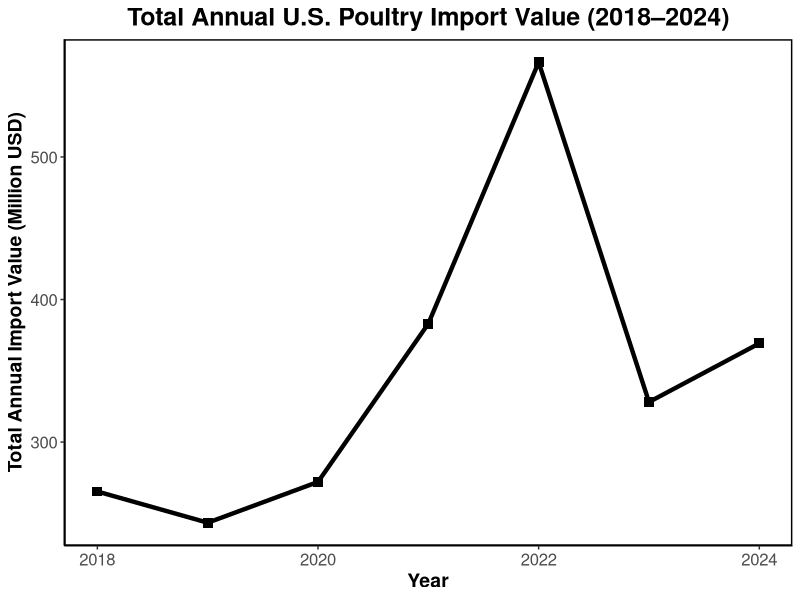
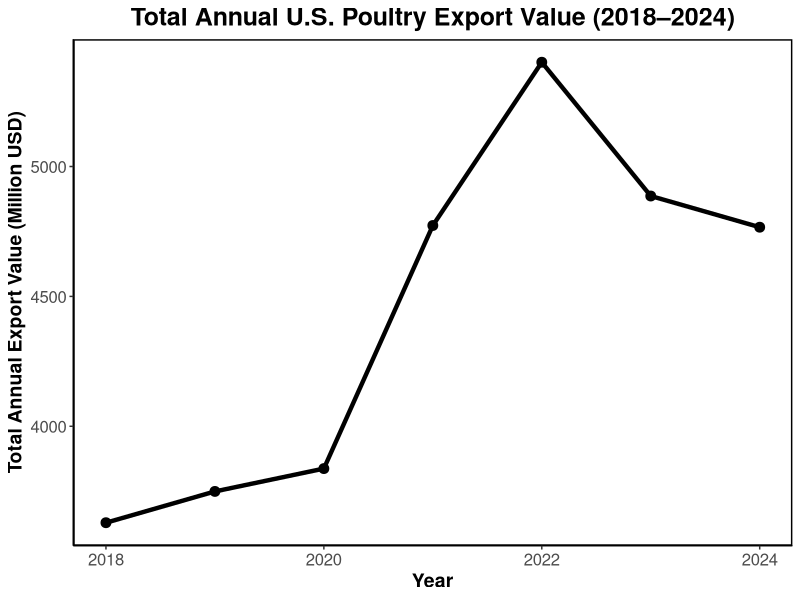

The R script that drew these images, in order:
## ---- chunk 1

library(dplyr)
library(tidyr)
library(ggplot2)

PoultryData <- read.csv("../Data/03_assignment_data.csv")
# glimpse(PoultryData)
# colnames(PoultryData)
# identical(PoultryData$qty, PoultryData$net_wgt)

PoultryDataClean <- PoultryData %>% 
  mutate(
    qty_mg = qty/1000
    ) %>%
  dplyr::select(
    ref_year,
    flow_desc, 
    partner_desc, 
    primary_value, 
    qty_mg
    ) %>%
  arrange(
    flow_desc
    )

head(PoultryDataClean)
## ---- chunk 2
PoultryDataClean_Import <- filter(PoultryDataClean,
                              flow_desc == "Import",
                              ref_year >= 2018,
                              ref_year <= 2024
                                  )

PoultryDataClean_Import

PoultryDataClean_Import_CountryNum <- n_distinct(PoultryDataClean_Import$partner_desc)

PoultryDataClean_Import_CountryNum

## ---- chunk 3

Tradevalues_Import <- PoultryDataClean_Import %>%
  dplyr::select(
                partner_desc,
                ref_year,
                primary_value
                )

Tradevalues_Import

Tradevalues_Import_min <- arrange(
                                  Tradevalues_Import,
                                  primary_value
                                  ) %>%
  slice(1)

Tradevalues_Import_min

Tradevalues_Import_max <- arrange(
                                  Tradevalues_Import, 
                                  desc(primary_value)
                                  ) %>%
  slice(1)

Tradevalues_Import_max

## ---- chunk 4

TopfiveCountry_Import_2018 <- PoultryDataClean_Import %>%
  filter(ref_year == 2018) %>%
  group_by(partner_desc) %>%
  summarise(
    qty = sum(qty_mg),
    tradevalue = sum(primary_value)) %>%
  arrange(desc(qty)) %>%
  slice(1:5)

TopfiveCountry_Import_2018
  
TopfiveCountry_Import_2024 <- PoultryDataClean_Import %>%
  filter(ref_year == 2024) %>%
  group_by(partner_desc) %>%
  summarise(
    qty = sum(qty_mg),
    tradevalue = sum(primary_value)) %>%
  arrange(desc(qty)) %>%
  slice(1:5)

TopfiveCountry_Import_2024

## ---- chunk 5

TotalImportValue_Country <- PoultryDataClean_Import %>%
  dplyr::select(partner_desc,
                primary_value
                ) %>%
  group_by(partner_desc) %>%
  summarise(Total_import_tradevalue = sum(primary_value)) %>%
  arrange(desc(Total_import_tradevalue))

TotalImportValue_Country

## ---- chunk 6

TotalImportValue_Yearly <- PoultryDataClean_Import %>%
  dplyr::select(ref_year,
                primary_value
                ) %>%
  group_by(ref_year) %>%
  summarise(Total_import_tradevalue = sum(primary_value)) %>%
  arrange(desc(Total_import_tradevalue))

TotalImportValue_Yearly

## ---- chunk 7

TotalImportValue_Yearly_1 <- mutate(TotalImportValue_Yearly,
                                    Total_import_tradevalue_million = Total_import_tradevalue/1000000)

TotalImportValue_Yearly_1

ggplot(data = TotalImportValue_Yearly_1,
       aes(x = ref_year,
           y = Total_import_tradevalue_million)
       ) + 
  geom_line(color = "black",
                 linewidth = 1.5) +
  geom_point(color = "black",
             size = 3,
             shape = 15) +
  labs(x = "Year",
       y = "Total Annual Import Value (Million USD)",
       title = "Total Annual U.S. Poultry Import Value (2018–2024)") +
  theme_classic() +
  theme(plot.title = element_text(hjust = 0.5, size = 18, face = "bold"),
        axis.title = element_text(size = 14, face = "bold"),
        axis.text = element_text(size = 12),
        panel.border = element_rect(color = "black", fill = NA, linewidth = 1)
        )

## ---- chunk 8

PoultryDataClean_Export <- filter(PoultryDataClean,
                              flow_desc == "Export",
                              ref_year >= 2018,
                              ref_year <= 2024
                                  )

head(PoultryDataClean_Export)

PoultryDataClean_Export_CountryNum <- n_distinct(PoultryDataClean_Export$partner_desc)

PoultryDataClean_Export_CountryNum

## ---- chunk 9

Tradevalues_Export <- PoultryDataClean_Export %>%
  dplyr::select(
                partner_desc,
                ref_year,
                primary_value
                )

head(Tradevalues_Export)

Tradevalues_Export_min <- arrange(
                                  Tradevalues_Export,
                                  primary_value
                                  ) %>%
  slice(1)

Tradevalues_Export_min

Tradevalues_Export_max <- arrange(
                                  Tradevalues_Export, 
                                  desc(primary_value)
                                  ) %>%
  slice(1)

Tradevalues_Export_max

## ---- chunk 10

TopfiveCountry_Export_2018 <- PoultryDataClean_Export %>%
  filter(ref_year == 2018) %>%
  group_by(partner_desc) %>%
  summarise(
    qty = sum(qty_mg),
    tradevalue = sum(primary_value)) %>%
  arrange(desc(qty)) %>%
  slice(1:5)

TopfiveCountry_Export_2018
  
TopfiveCountry_Export_2024 <- PoultryDataClean_Export %>%
  filter(ref_year == 2024) %>%
  group_by(partner_desc) %>%
  summarise(
    qty = sum(qty_mg),
    tradevalue = sum(primary_value)) %>%
  arrange(desc(qty)) %>%
  slice(1:5)

TopfiveCountry_Export_2024

## ---- chunk 11

TotalExportValue_Country <- PoultryDataClean_Export %>%
  dplyr::select(partner_desc,
                primary_value
                ) %>%
  group_by(partner_desc) %>%
  summarise(Total_export_tradevalue = sum(primary_value)) %>%
  arrange(desc(Total_export_tradevalue))

TotalExportValue_Country


## ---- chunk 12

TotalExportValue_Yearly <- PoultryDataClean_Export %>%
  dplyr::select(ref_year,
                primary_value
                ) %>%
  group_by(ref_year) %>%
  summarise(Total_export_tradevalue = sum(primary_value)) %>%
  arrange(desc(Total_export_tradevalue))

TotalExportValue_Yearly

## ---- chunk 13

TotalExportValue_Yearly_1 <- mutate(TotalExportValue_Yearly,
                                    Total_export_tradevalue_million = Total_export_tradevalue/1000000)

TotalExportValue_Yearly_1

ggplot(data = TotalExportValue_Yearly_1,
       aes(x = ref_year,
           y = Total_export_tradevalue_million)
       ) + 
  geom_line(color = "black",
                 linewidth = 1.5) +
  geom_point(color = "black",
             size = 3) +
  labs(x = "Year",
       y = "Total Annual Export Value (Million USD)",
       title = "Total Annual U.S. Poultry Export Value (2018–2024)") +
  theme_classic() +
  theme(plot.title = element_text(hjust = 0.5, size = 18, face = "bold"),
        axis.title = element_text(size = 14, face = "bold"),
        axis.text = element_text(size = 12),
        panel.border = element_rect(color = "black", fill = NA, linewidth = 1)
        )

## ---- chunk 14

TotalValue <- PoultryDataClean %>%
  group_by(flow_desc) %>%
  summarise(sum(primary_value))

TotalValue

## ---- chunk 15

TotalCountryNumber <- PoultryDataClean %>%
  group_by(flow_desc) %>%
  summarise(countrynumber = n_distinct(partner_desc))

TotalCountryNumber

## ---- chunk 16

Annualvalues <- PoultryDataClean %>%
  group_by(flow_desc,
            ref_year) %>%
  summarise(primary_value_annually = sum(primary_value)) %>%
  pivot_wider(names_from = flow_desc,
              values_from = primary_value_annually
              )

Annualvalues

## ---- chunk 17

Totalvalues_Country <- PoultryDataClean %>%
  group_by(flow_desc,
           partner_desc) %>%
  summarise(primary_value_country = sum(primary_value)) %>%
  pivot_wider(names_from = flow_desc,
              values_from = primary_value_country) %>%
  arrange(desc(Import))

Totalvalues_Country


## ---- chunk 18

TradeSituation <- PoultryDataClean %>%
  group_by(flow_desc,
            ref_year) %>%
  summarise(primary_value_annually = sum(primary_value)) %>%
  pivot_wider(names_from = flow_desc,
              values_from = primary_value_annually
              ) %>%
  mutate(Tradesituation = Import - Export)

TradeSituation


